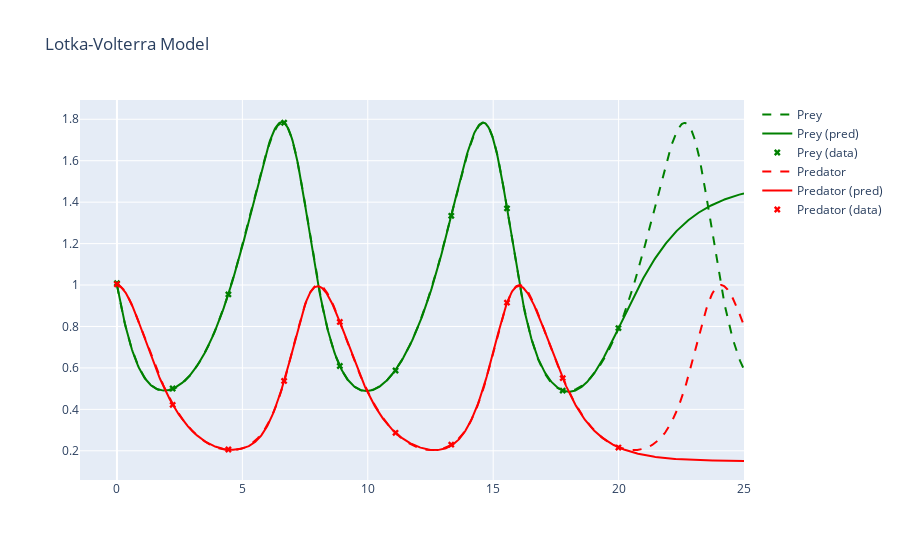
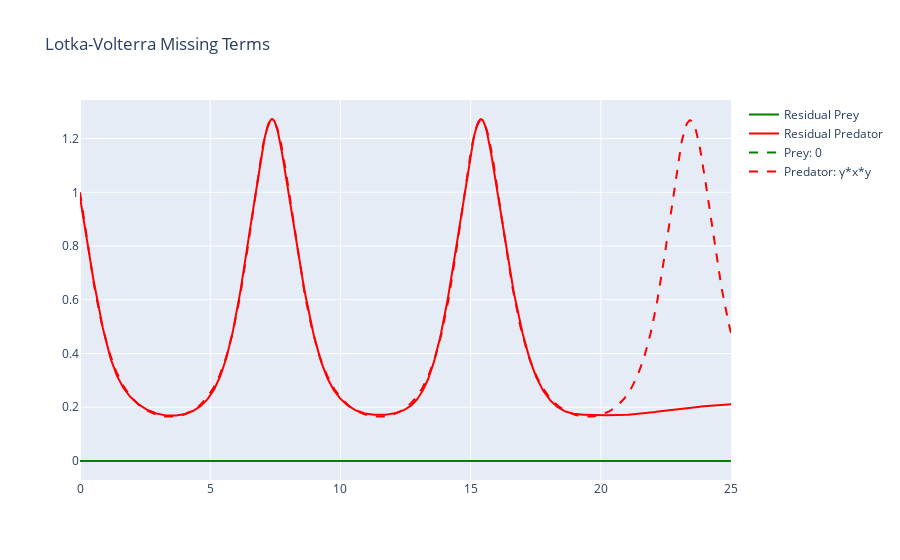

Notebook code cell kept with these figures, in order:
### Code cell
plots = plotter(upinn.u, upinn.G)
plots["Solution"].show()
plots["Missing Terms"].show()

### Figure 1 — Plotly figure (JSON) as saved in the notebook; plotly's stock layout.template omitted (floating-point values rounded to 4 significant figures; data arrays with more than 128 entries replaced by an {"elided": "..."} marker saying what was removed)
{"data": [{"line": {"color": "green", "dash": "dash"}, "mode": "lines", "name": "Prey", "type": "scatter", "x": {"elided": "800 float values"}, "y": {"elided": "800 float values"}}, {"line": {"color": "green"}, "mode": "lines", "name": "Prey (pred)", "type": "scatter", "x": {"elided": "800 float values"}, "y": {"elided": "800 float values"}}, {"marker": {"color": "green", "symbol": "x"}, "mode": "markers", "name": "Prey (data)", "type": "scatter", "x": [0, 2.222, 4.443, 6.665, 8.886, 11.11, 13.33, 15.55, 17.77, 19.99], "y": [1.009, 0.5006, 0.9547, 1.783, 0.6092, 0.5876, 1.334, 1.37, 0.4906, 0.7922]}, {"line": {"color": "red", "dash": "dash"}, "mode": "lines", "name": "Predator", "type": "scatter", "x": {"elided": "800 float values"}, "y": {"elided": "800 float values"}}, {"line": {"color": "red"}, "mode": "lines", "name": "Predator (pred)", "type": "scatter", "x": {"elided": "800 float values"}, "y": {"elided": "800 float values"}}, {"marker": {"color": "red", "symbol": "x"}, "mode": "markers", "name": "Predator (data)", "type": "scatter", "x": [0, 2.222, 4.443, 6.665, 8.886, 11.11, 13.33, 15.55, 17.77, 19.99], "y": [1.004, 0.4217, 0.2064, 0.5371, 0.8218, 0.2869, 0.2296, 0.915, 0.5505, 0.2158]}], "layout": {"title": {"text": "Lotka-Volterra Model"}}}

### Figure 2 — Plotly figure (JSON) as saved in the notebook; plotly's stock layout.template omitted (floating-point values rounded to 4 significant figures; data arrays with more than 128 entries replaced by an {"elided": "..."} marker saying what was removed)
{"data": [{"line": {"color": "green"}, "mode": "lines", "name": "Residual Prey", "type": "scatter", "x": {"elided": "800 float values"}, "y": {"elided": "800 int values"}}, {"line": {"color": "red"}, "mode": "lines", "name": "Residual Predator", "type": "scatter", "x": {"elided": "800 float values"}, "y": {"elided": "800 float values"}}, {"line": {"color": "green", "dash": "dash"}, "mode": "lines", "name": "Prey: 0", "type": "scatter", "x": {"elided": "800 float values"}, "y": {"elided": "800 int values"}}, {"line": {"color": "red", "dash": "dash"}, "mode": "lines", "name": "Predator: γ*x*y", "type": "scatter", "x": {"elided": "800 float values"}, "y": {"elided": "800 float values"}}], "layout": {"title": {"text": "Lotka-Volterra Missing Terms"}}}
